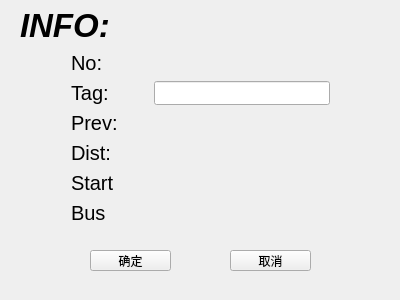
<?xml version="1.0" encoding="UTF-8"?>
<ui version="4.0">
 <class>VexDetail</class>
 <widget class="QDialog" name="VexDetail">
  <property name="geometry">
   <rect>
    <x>0</x>
    <y>0</y>
    <width>400</width>
    <height>300</height>
   </rect>
  </property>
  <property name="windowTitle">
   <string>Dialog</string>
  </property>
  <widget class="QLabel" name="INFOLabel">
   <property name="geometry">
    <rect>
     <x>20</x>
     <y>10</y>
     <width>111</width>
     <height>31</height>
    </rect>
   </property>
   <property name="font">
    <font>
     <pointsize>25</pointsize>
     <weight>75</weight>
     <italic>true</italic>
     <bold>true</bold>
    </font>
   </property>
   <property name="text">
    <string>INFO:</string>
   </property>
  </widget>
  <widget class="QToolButton" name="saveButton">
   <property name="geometry">
    <rect>
     <x>90</x>
     <y>250</y>
     <width>81</width>
     <height>21</height>
    </rect>
   </property>
   <property name="text">
    <string>确定</string>
   </property>
  </widget>
  <widget class="QToolButton" name="CancelButton">
   <property name="geometry">
    <rect>
     <x>230</x>
     <y>250</y>
     <width>81</width>
     <height>21</height>
    </rect>
   </property>
   <property name="text">
    <string>取消</string>
   </property>
  </widget>
  <widget class="QWidget" name="">
   <property name="geometry">
    <rect>
     <x>71</x>
     <y>51</y>
     <width>259</width>
     <height>174</height>
    </rect>
   </property>
   <layout class="QGridLayout" name="gridLayout">
    <item row="0" column="0">
     <widget class="QLabel" name="NoLabel">
      <property name="font">
       <font>
        <pointsize>15</pointsize>
       </font>
      </property>
      <property name="text">
       <string>No:</string>
      </property>
     </widget>
    </item>
    <item row="0" column="1" colspan="2">
     <widget class="QLabel" name="NoText">
      <property name="font">
       <font>
        <pointsize>15</pointsize>
       </font>
      </property>
      <property name="text">
       <string/>
      </property>
     </widget>
    </item>
    <item row="1" column="0">
     <widget class="QLabel" name="TagLabel">
      <property name="font">
       <font>
        <pointsize>15</pointsize>
       </font>
      </property>
      <property name="text">
       <string>Tag:</string>
      </property>
     </widget>
    </item>
    <item row="1" column="1" colspan="2">
     <widget class="QLineEdit" name="TagText">
      <property name="font">
       <font>
        <pointsize>15</pointsize>
       </font>
      </property>
     </widget>
    </item>
    <item row="2" column="0">
     <widget class="QLabel" name="PrevLabel">
      <property name="font">
       <font>
        <pointsize>15</pointsize>
       </font>
      </property>
      <property name="text">
       <string>Prev:</string>
      </property>
     </widget>
    </item>
    <item row="2" column="1" colspan="2">
     <widget class="QLabel" name="PrevText">
      <property name="font">
       <font>
        <pointsize>15</pointsize>
       </font>
      </property>
      <property name="text">
       <string/>
      </property>
     </widget>
    </item>
    <item row="3" column="0">
     <widget class="QLabel" name="DistLabel">
      <property name="font">
       <font>
        <pointsize>15</pointsize>
       </font>
      </property>
      <property name="text">
       <string>Dist:</string>
      </property>
     </widget>
    </item>
    <item row="3" column="1" colspan="2">
     <widget class="QLabel" name="DistText">
      <property name="font">
       <font>
        <pointsize>15</pointsize>
       </font>
      </property>
      <property name="text">
       <string/>
      </property>
     </widget>
    </item>
    <item row="4" column="0">
     <widget class="QLabel" name="StartLabel">
      <property name="font">
       <font>
        <pointsize>15</pointsize>
       </font>
      </property>
      <property name="text">
       <string>Start</string>
      </property>
     </widget>
    </item>
    <item row="4" column="1" colspan="2">
     <widget class="QLabel" name="StartText">
      <property name="font">
       <font>
        <pointsize>15</pointsize>
       </font>
      </property>
      <property name="text">
       <string/>
      </property>
     </widget>
    </item>
    <item row="5" column="0">
     <widget class="QLabel" name="StartLabel_2">
      <property name="font">
       <font>
        <pointsize>15</pointsize>
       </font>
      </property>
      <property name="text">
       <string>Bus</string>
      </property>
     </widget>
    </item>
    <item row="5" column="1" colspan="2">
     <widget class="QLabel" name="busNosText">
      <property name="font">
       <font>
        <pointsize>15</pointsize>
       </font>
      </property>
      <property name="text">
       <string/>
      </property>
     </widget>
    </item>
   </layout>
  </widget>
 </widget>
 <resources/>
 <connections/>
</ui>
